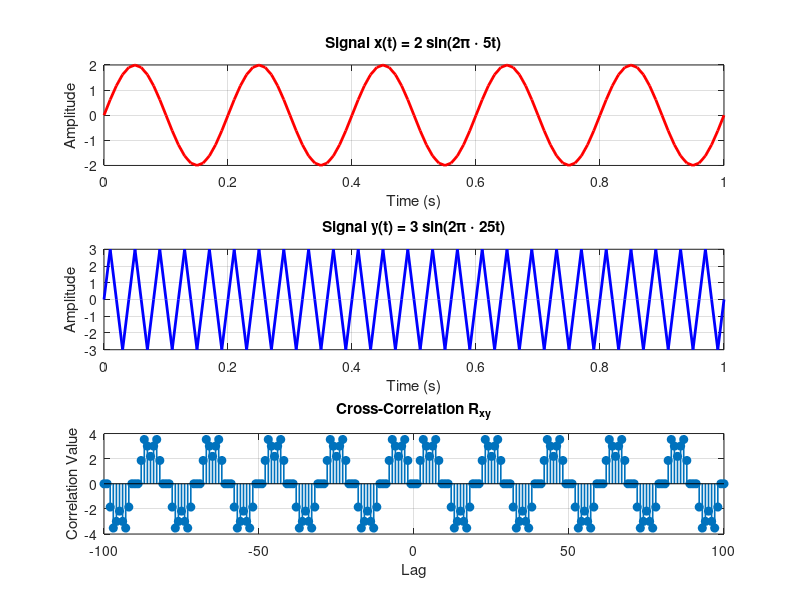

The MATLAB script that drew this image:
clc;
clear all;
close all;

%-----------------------------------------
% Step 1: Define time and frequency
%-----------------------------------------
t = 0:1:100;       % Time vector from 0 to 100
f = 0.05;          % Frequency of sine wave
x = sin(2 * pi * f * t);   % Clean sine wave

%-----------------------------------------
% Step 2: Plot clean sine wave
%-----------------------------------------
subplot(3,1,1);
plot(t, x, 'b', 'LineWidth', 2);
title('Sine Wave x(t)');
xlabel('Time');
ylabel('Amplitude');
grid on;

%-----------------------------------------
% Step 3: Add random noise
%-----------------------------------------
y = randn(1, length(t));   % Gaussian noise
z = x + y;                  % Noisy signal

subplot(3,1,2);
plot(t, z, 'r', 'LineWidth', 1.5);
title('Noisy Signal z(t) = x(t) + Noise');
xlabel('Time');
ylabel('Amplitude');
grid on;

%-----------------------------------------
% Step 4: Compute cross-correlation
%-----------------------------------------
m = xcorr(x, z);            % Cross-correlation
% m = m / max(abs(m));        % Normalize correlation

%-----------------------------------------
% Step 5: Create lag axis
%-----------------------------------------
t1 = t;
t2 = -fliplr(t1);

n1 = min(t1) + min(t2);
n2 = max(t1) + max(t2);
n = linspace(n1, n2, length(m));  % Lag vector

%-----------------------------------------
% Step 6: Plot cross-correlation
%-----------------------------------------
subplot(3,1,3);
plot(n, m, 'm', 'LineWidth', 2);
title('Cross-Correlation between x(t) and z(t)');
xlabel('Lag');
ylabel('Normalized Correlation');
grid on;

%-----------------------------------------
% Step 7: Display message
%-----------------------------------------
disp('Coss-correlation analysis completed successfully.');







%% Another way
clc;
clear;
close all;

% ------------------ Signal 1 ------------------
t = 0:0.01:1;             % Time vector
f1 = 5;                   % Frequency of x(t)
A1 = 2;                   % Amplitude of x(t)
x = A1 * sin(2 * pi * f1 * t);  % Signal x(t)

subplot(3, 1, 1)
plot(t, x, 'r', 'LineWidth', 2);
title('Signal x(t) = 2 sin(2\pi \cdot 5t)');
xlabel('Time (s)');
ylabel('Amplitude');
grid on;

% ------------------ Signal 2 ------------------
f2 = 25;                  % Frequency of y(t)
A2 = 3;                   % Amplitude of y(t)
y = A2 * sin(2 * pi * f2 * t);  % Signal y(t)

subplot(3, 1, 2)
plot(t, y, 'b', 'LineWidth', 2);
title('Signal y(t) = 3 sin(2\pi \cdot 25t)');
xlabel('Time (s)');
ylabel('Amplitude');
grid on;

% ------------------ Cross-Correlation ------------------
[R_xy, lags] = xcorr(x, y);

subplot(3, 1, 3)
stem(lags, R_xy, 'filled', 'LineWidth', 1.2);
title('Cross-Correlation R_{xy}');
xlabel('Lag');
ylabel('Correlation Value');
grid on;
